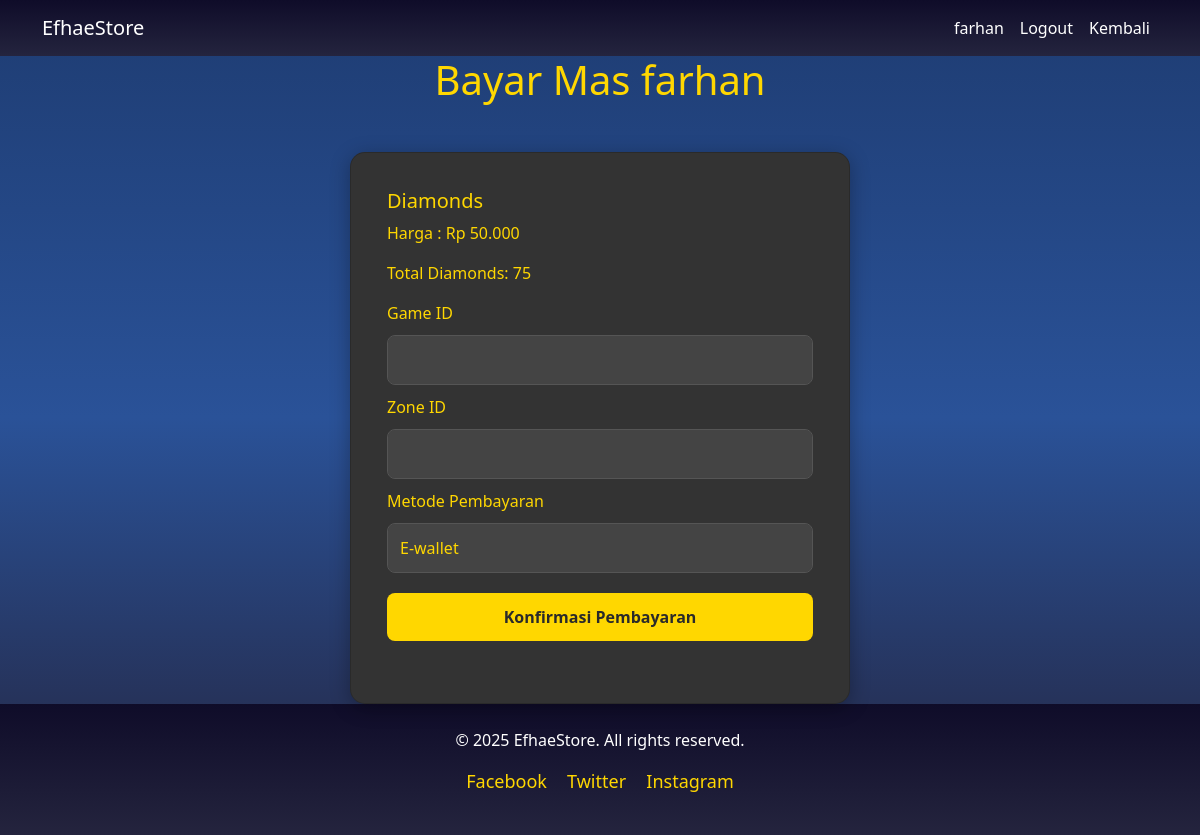
Screenshot of /checkout/3/ (signed in) with the database file from the repository.
### TopUp/models.py (models this page shows, shortened)
class Product(models.Model):
    CATEGORY_CHOICES = [
        ('hok_tokens', 'Hok Tokens'),
        ('mlbb_diamonds', 'MLBB Diamonds'),
        ('pubg_uc', 'PUBG UC'),
    ]
    game = models.ForeignKey(Game, on_delete=models.CASCADE)
    name = models.CharField(max_length=100)
    diamond_amount = models.IntegerField()  # Jumlah diamond
    price = models.DecimalField(max_digits=10, decimal_places=2)
    image = models.ImageField(upload_to='product_images/', blank=True, null=True)# Harga produk

### TopUp/views.py (the view)
# urls.py: path('checkout/<int:product_id>/', views.checkout, name='checkout'),
@login_required
def checkout(request, product_id):
    product = get_object_or_404(Product, id=product_id)
    if request.method == 'POST':
        form = TransactionForm(request.POST)
        if form.is_valid():
            payment_method = form.cleaned_data['payment_method']
            user = request.user
            game_id = form.cleaned_data['game_id']
            zone_id = form.cleaned_data['zone_id']
            email = user.email
            if payment_method == "E-wallet":
                ewallet = form.cleaned_data['ewallet']
                payment_details = ewallet  # Menyimpan ewallet yang dipilih
            elif payment_method == "Bank Transfer":
                bank = form.cleaned_data['bank']
                payment_details = bank  # Menyimpan bank yang dipilih
            else:
                payment_details = None
            transaction = Transaction(
                user=user,
                product=product,
                game_id=game_id,
                zone_id=zone_id,
                payment_method=payment_method,
                email=email,
                status='Pending',  # Status default
            )
            if payment_method == "Bank Transfer" and payment_details:
                transaction.bank = payment_details
            elif payment_method == "E-wallet" and payment_details:
                transaction.ewallet = payment_details
            transaction.save()
            transaction.status = 'Completed'  # Ganti status menjadi completed setelah simulasikan pembayaran
            transaction.save()
            return redirect('transaction_success', transaction_id=transaction.id)
    else:
        form = TransactionForm()
    return render(request, 'checkout.html', {'product': product, 'form': form})

### TopUp/forms.py (shortened to what this page needs)
class TransactionForm(forms.Form):
    PAYMENT_CHOICES = [
        ('E-wallet', 'E-wallet'),
        ('Bank Transfer', 'Bank Transfer'),
    ]
    E_WALLET_CHOICES = [
        ('DANA', 'DANA'),
        ('OVO', 'OVO'),
        ('GoPay', 'GoPay'),
    ]
    BANK_CHOICES = [
        ('BRI', 'BRI'),
        ('BCA', 'BCA'),
        ('BTN', 'BTN'),
    ]
    payment_method = forms.ChoiceField(choices=PAYMENT_CHOICES, required=True)
    ewallet = forms.ChoiceField(choices=E_WALLET_CHOICES, required=False)
    bank = forms.ChoiceField(choices=BANK_CHOICES, required=False)
    game_id = forms.CharField(max_length=100, required=True)
    zone_id = forms.CharField(max_length=100, required=True)
    class Meta:
        model = Transaction
        fields = ['game_id', 'zone_id', 'payment_method']

### TopUp/templatetags/custom_filters.py (called while the page is built)
@register.filter
def format_rupiah(value):
    try:
        value = int(value)
        return f"Rp {value:,.0f}".replace(",", ".")
    except (ValueError, TypeError):
        return value

### TopUp/templates/checkout.html (shortened to what this page needs)
{% load static %}
{% load custom_filters %}
<link href="https://cdn.jsdelivr.net/npm/bootstrap@5.3.0-alpha1/dist/css/bootstrap.min.css" rel="stylesheet">
<link rel="stylesheet" href="{% static 'css/style4.css' %}">
{% block content %}
<nav class="navbar navbar-expand-lg navbar-dark bg-gold">
    <div class="container">
        <a class="navbar-brand" href="/">EfhaeStore</a>
        <div class="collapse navbar-collapse" id="navbarNav">
            <ul class="navbar-nav ms-auto">
                {% if user.is_authenticated %}
                    <li class="nav-item"><a class="nav-link" href="#">{{ user.username }}</a></li>
                    <li class="nav-item"><a class="nav-link" href="{% url 'logout' %}">Logout</a></li>
                {% else %}
                    <li class="nav-item"><a class="nav-link" href="{% url 'login' %}">Login</a></li>
                    <li class="nav-item"><a class="nav-link" href="{% url 'register' %}">Register</a></li>
                {% endif %}
                <li class="nav-item"><a class="nav-link" href="{{ request.META.HTTP_REFERER }}">Kembali</a></li>
            </ul>
        </div>
    </div>
</nav>
<h1 class="text-gold mb-5 text-center">Bayar Mas {{ user.username }}</h1>
<div class="card checkout-card">
    <div class="card-body">
        <h5 class="card-title text-gold">{{ product.name}}</h5>
        <p class="card-text text-gold"> Harga : {{ product.price|format_rupiah }}</p>
        <p class="card-text text-gold">Total Diamonds: {{ product.diamond_amount }}</p>
        <form method="post" class="checkout-form">
            <div class="form-group">
                <label for="game_id">Game ID</label>
                <input type="text" name="game_id" class="form-control" required>
            </div>
            <div class="form-group">
                <label for="zone_id">Zone ID</label>
                <input type="text" name="zone_id" class="form-control" required>
            </div>
            <div class="form-group">
                <label for="payment_method">Metode Pembayaran</label>
                <select name="payment_method" id="payment_method" class="form-control" required>
                    <option value="E-wallet">E-wallet</option>
                </select>
            </div>
            <button type="submit" class="btn btn-primary">Konfirmasi Pembayaran</button>
        </form>
    </div>
</div>
{% endblock %}
{% block footer %}
<footer class="bg-dark text-white text-center py-4">
    <div class="container">
        <p class="mb-0">© 2025 EfhaeStore. All rights reserved.</p>
        <ul class="social-links list-unstyled mt-3">
            <li class="d-inline-block mx-2">
                <a href="#" class="text-gold" title="Facebook">
                     Facebook
                </a>
            </li>
            <li class="d-inline-block mx-2">
                <a href="#" class="text-gold" title="Twitter">
                     Twitter
                </a>
            </li>
            <li class="d-inline-block mx-2">
                <a href="#" class="text-gold" title="Instagram">
                     Instagram
                </a>
            </li>
        </ul>
    </div>
</footer>
{% endblock %}

### TopUp/static/css/style4.css (style rules this page uses)
h1.text-gold { color:#ffd700; }
.bg-gold { background: linear-gradient(to bottom, #0f0c29, #24243e); }
.navbar-dark .navbar-nav .nav-link { color: #ffffff; }
.checkout-card { border-radius: 15px; background-color: #333333; color: #ffd700; box-shadow: 0 4px 20px rgba(0, 0, 0, 0.3); padding: 20px; margin: 0 auto; max-width: 500px; transition: transform 0.3s ease, box-shadow 0.3s ease; }
.checkout-form input, .checkout-form select, .checkout-form button { width: 100%; padding: 12px; font-size: 1rem; border-radius: 8px; background-color: #444444; border: 1px solid #555555; color: #ffd700; margin: 10px 0; transition: background-color 0.3s ease, transform 0.2s ease; }
.checkout-form button { background-color: #ffd700; color: #2a2a2a; border: none; cursor: pointer; font-weight: bold; }
footer { background: linear-gradient(to bottom, #0f0c29, #24243e) !important; color: #ffffff; padding: 30px 0; text-align: center; }
footer .social-links { list-style: none; padding: 0; }
footer .social-links a { color: #ffd700; font-size: 18px; text-decoration: none; }

### rows the page displays
Product: name "Diamonds", price "Rp 50.000", diamond_amount "75"

### other values shown
{{ user.username }} "farhan"
